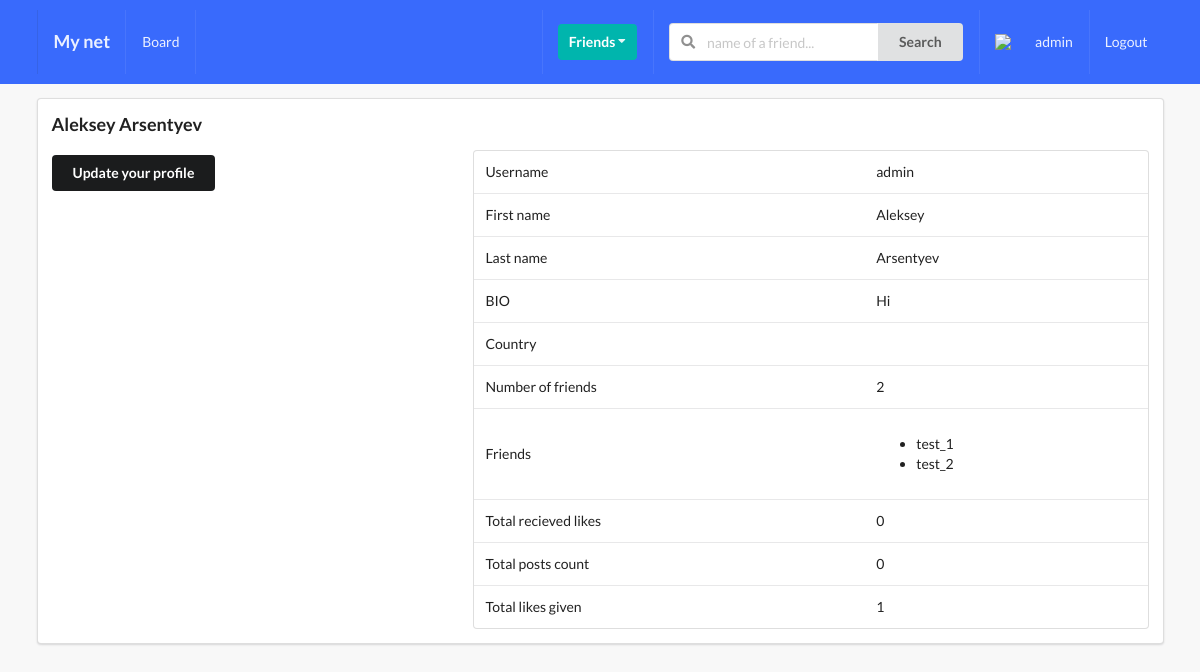
Screenshot of /profile/my_profile/ (signed in) with the database file from the repository.
### profile_app/models.py (models this page shows, shortened)
class Profile(models.Model):
    first_name = models.CharField(max_length=200, blank=True)
    last_name = models.CharField(max_length=200, blank=True)
    user = models.OneToOneField(User, on_delete=models.CASCADE)
    bio = models.TextField(default="No bio...", max_length=300)
    email = models.EmailField()
    country = models.CharField(max_length=200, blank=True)
    avatar = models.ImageField(default='avatar.jpg', upload_to='avatars/')
    friends = models.ManyToManyField(User, blank=True, default=None, null=True, related_name='friends')
    slug = models.SlugField(unique=True, blank=True)
    updated = models.DateTimeField(auto_now=True)
    created = models.DateTimeField(auto_now_add=True)
    objects = ProfileManager()
    def get_friends(self):
        return self.friends.all()
    def get_friends_count(self):
        return self.friends.all().count()
    def get_posts_count(self):
        return self.posts.all().count()
    def get_like_given_count(self):
        likes = self.likes_user.all()
        total_like = 0
        for item in likes:
            if item.value == 'Like':
                total_like += 1
        return total_like
    def get_received_like_count(self):
        posts = self.posts.all()
        total_like = 0
        for post in posts:
            total_like += post.likes_post.count()
        return total_like

### post_app/models.py (models this page shows, shortened)
class Like(models.Model):
    user = models.ForeignKey(Profile, on_delete=models.CASCADE, related_name='likes_user')
    post = models.ForeignKey(Post, on_delete=models.CASCADE, related_name='likes_post')
    value = models.CharField(max_length=8, choices=LIKE_CHOICES)
    updated = models.DateTimeField(auto_now=True)
    created = models.DateTimeField(auto_now_add=True)

### profile_app/views.py (the view)
# urls.py: path('my_profile/', my_profile_view, name='my_profile'),
def my_profile_view(request):
    profile = Profile.objects.get(user=request.user)
    form = ProfileModelForm(request.POST or None, request.FILES or None, instance=profile)
    confirm = False
    if request.method == 'POST':
        if form.is_valid():
            form.save()
            confirm = True
    context = {
        'profile': profile,
        'form': form,
        'confirm': confirm,
    }
    return render(request, 'profile_app/my_profile.html', context=context)

### profile_app/forms.py
class ProfileModelForm(forms.ModelForm):
    class Meta:
        model = Profile
        fields = ('first_name', 'last_name', 'bio', 'avatar')

### profile_app/templates/profile_app/my_profile.html (shortened to what this page needs)
{% extends 'base.html' %}
{% block content %}
<div class="ui segment">
  <h3>{{profile.first_name}} {{profile.last_name}}</h3>
  <div class="ui grid">
    <div class="row">
      <div class="six wide column">
        <div class="row mt-5">
          <button class="ui secondary button" id="modal-btn">Update your profile</button>
        </div>
      </div>
      <div class="ten wide column">
        <table class="ui table">
          <tbody>
            <tr>
              <td>Username</td>
              <td>{{profile.user}}</td>
            </tr>
            <tr>
              <td>First name</td>
              <td>{{profile.first_name}}</td>
            </tr>
            <tr>
              <td>Last name</td>
              <td>{{profile.last_name}}</td>
            </tr>
            <tr>
              <td>BIO</td>
              <td>{{profile.bio}}</td>
            </tr>
            <tr>
              <td>Country</td>
              <td>{{profile.country}}</td>
            </tr>
            <tr>
              <td>Number of friends</td>
              <td>{{profile.get_friends_count}}</td>
            </tr>
            <tr>
              <td>Friends</td>
              <td>
                <ul>
                  {% for friend in profile.get_friends %}
                  <li>{{friend}}</li>
                  {% endfor %}
                </ul>
              </td>
            </tr>
            <tr>
              <td>Total recieved likes</td>
              <td>{{profile.get_received_like_count}}</td>
            </tr>
            <tr>
              <td>Total posts count</td>
              <td>{{profile.get_posts_count}}</td>
            </tr>
            <tr>
              <td>Total likes given</td>
              <td>{{profile.get_like_given_count}}</td>
            </tr>
          </tbody>
        </table>
      </div>
    </div>
  </div>
</div>
{% endblock content %}

### soc_net_app/templates/main/navbar.html (shortened to what this page needs)
<div class="ui inverted menu nav mb-7">
  <div class="ui container">
    <a href="{{path_to_home}}" class="{% if request.path == path_to_home %}active{% endif %} item">
        <h3>My net</h3>
    </a>
    {% if request.user.is_authenticated %}
    <a href="{{path_to_posts}}" class="{% if request.path == path_to_posts %}active{% endif %} item">
        Board
    </a>
    {% endif %}
    <div class="right menu">
        {% if request.user.is_authenticated %}
        <div class="item">
            <div class="ui floating dropdown icon button teal"> Friends
                <i class="dropdown icon"></i>
             </div>
        </div>
             <div class="item">
              <form action="" method="GET">
                <div class="ui action left icon input">
                <input class="prompt" type="text" name='q' placeholder="name of a friend...">
                <button type='submit' class="ui button">Search</button>
                </div>
            </form>
            </div>
            <a href="{{path_to_my_profile}}" class="{% if request.path == path_to_my_profile %}active{% endif %} item">
                <img src={{picture.url}} class="ui avatar image">&nbsp;
                 {{ request.user }}
            </a>
            <a href="" class="ui item">
                Logout
            </a>
        {% else %}
        <a href="" class="ui item">
                Login
            </a>
        {% endif %}
    </div>
  </div>
</div>

### static/style.css (style rules this page uses)
body { background: #F8F8F8 !important; }
.nav { border-radius: 0px !important; padding: 10px 0px 10px 0px !important; background-color: #396afc !important; }
.mb-7 { margin-bottom: 7px !important; }
.mt-5 { margin-top: 5px !important; }

### rows the page displays
Profile: first_name "Aleksey", last_name "Arsentyev", user "admin", bio "Hi", get_friends_count "2", get_received_like_count "0", get_posts_count "0", get_like_given_count "1"

### other values shown
{{ request.user }} "admin"
{{ friend }} "test_1"
{{ friend }} "test_2"
